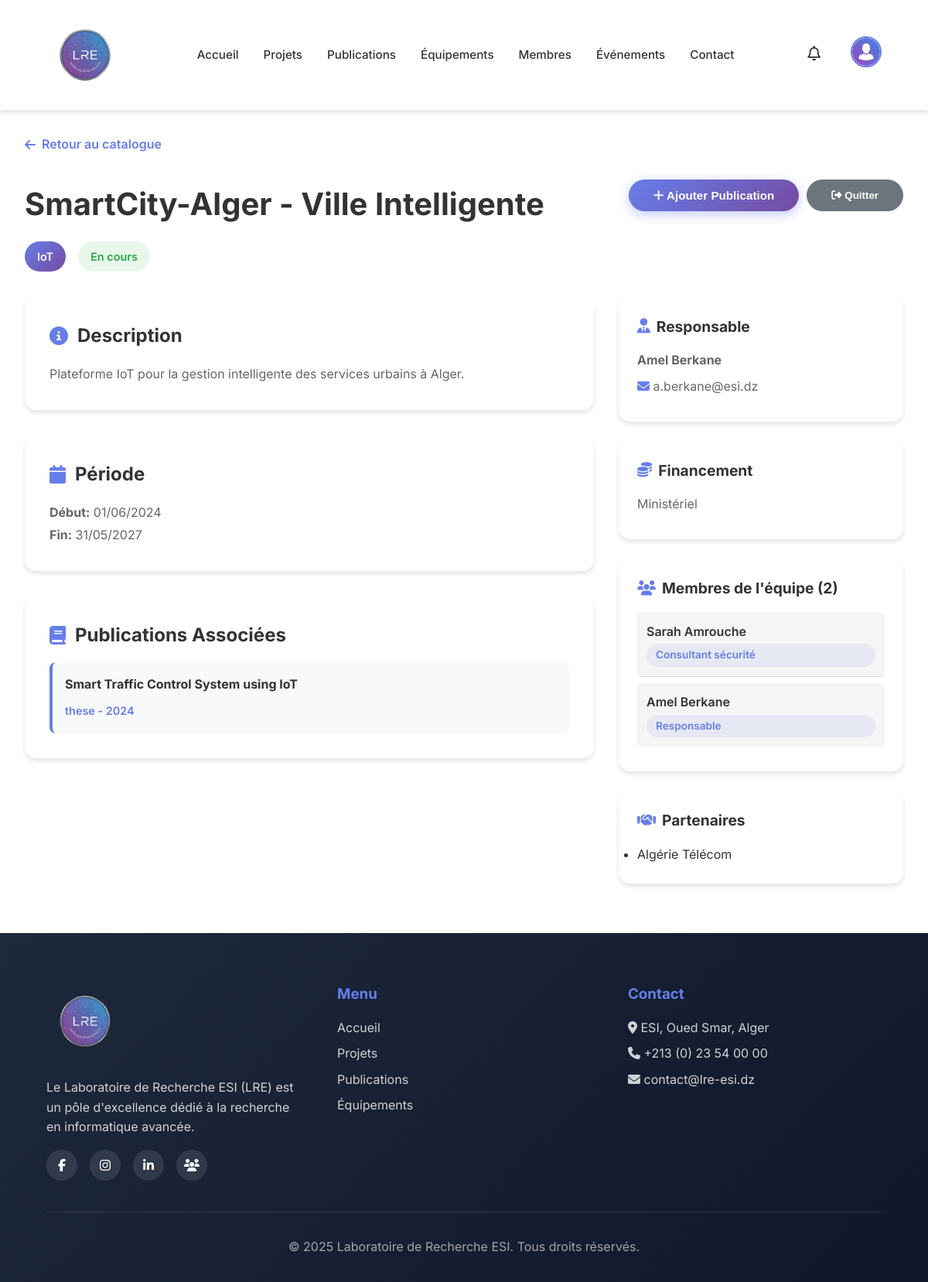
The app's page /index.php?router=projet-details&id=6 (signed in) with its own data.
### tables this page shows
CREATE TABLE projects (
    id_project INT AUTO_INCREMENT PRIMARY KEY,
    titre VARCHAR(200) NOT NULL,
    description TEXT,
    responsable_id INT,
    thematique VARCHAR(100),
    type_financement VARCHAR(100),
    statut ENUM('en_cours', 'termine', 'soumis') DEFAULT 'en_cours',
    date_debut DATE,
    date_fin DATE,
    lien_externe VARCHAR(255),
    FOREIGN KEY (responsable_id) REFERENCES users(id_user) ON DELETE SET NULL
);

CREATE TABLE publications (
    id_pub INT AUTO_INCREMENT PRIMARY KEY,
    titre VARCHAR(300) NOT NULL,
    resume TEXT,
    type ENUM('article', 'conference', 'these', 'memoire', 'rapport', 'cours', 'livre') NOT NULL,
    date_publication DATE NOT NULL,
    conference VARCHAR(200),
    doi VARCHAR(100),
    fichier_pdf VARCHAR(255),
    project_id INT,
    team_id INT,
    statut ENUM('valide', 'en_attente', 'refuse', 'rejete') DEFAULT 'valide',
    FOREIGN KEY (project_id) REFERENCES projects(id_project) ON DELETE SET NULL,
    FOREIGN KEY (team_id) REFERENCES teams(id_team) ON DELETE SET NULL
);

CREATE TABLE users (
    id_user INT AUTO_INCREMENT PRIMARY KEY,
    username VARCHAR(50) NOT NULL UNIQUE,
    password VARCHAR(255) NOT NULL,
    nom VARCHAR(100) NOT NULL,
    prenom VARCHAR(100) NOT NULL,
    email VARCHAR(150) NOT NULL UNIQUE,
    photo VARCHAR(255) DEFAULT 'View/assets/default_avatar.png',
    grade VARCHAR(100),
    poste VARCHAR(100),
    biographie TEXT,
    specialite VARCHAR(100),
    domaine_recherche VARCHAR(255),
    role ENUM('admin','enseignant-chercheur','doctorant','etudiant','invite') DEFAULT 'enseignant-chercheur',
    date_creation TIMESTAMP DEFAULT CURRENT_TIMESTAMP
);

CREATE TABLE project_members (
    project_id INT NOT NULL,
    user_id INT NOT NULL,
    role_projet VARCHAR(100),
    PRIMARY KEY (project_id, user_id),
    FOREIGN KEY (project_id) REFERENCES projects(id_project) ON DELETE CASCADE,
    FOREIGN KEY (user_id) REFERENCES users(id_user) ON DELETE CASCADE
);

CREATE TABLE partners (
    id_partner INT AUTO_INCREMENT PRIMARY KEY,
    nom VARCHAR(150) NOT NULL,
    type ENUM('universite', 'entreprise', 'organisme') NOT NULL,
    logo VARCHAR(255),
    site_web VARCHAR(255)
);

### Controller/projectController.php (called while the page is built, shortened)
<?php
require_once("View/projectsView.php");
require_once("Model/projectModel.php");
class projectController {
    public function afficherDetails($id) {
        $model = new projectModel();
        $project = $model->getProjectById($id);
        $members = $model->getProjectMembers($id);
        $publications = $model->getProjectPublications($id);
        $partners = $model->getProjectPartners($id);
        $userId = $_SESSION['admin']['id_user'] ?? $_SESSION['user']['id_user'] ?? null;
        $isLoggedIn = !empty($userId);
        $isMember = $isLoggedIn && $model->isProjectMember($id, $userId);
        $isResponsable = $isLoggedIn && $model->isResponsable($id, $userId);
        $view = new projectsView();
        $view->afficherDetails($project, $members, $publications, $partners, $isLoggedIn, $isMember, $isResponsable);
    }
}
?>

### Model/projectModel.php (called while the page is built, shortened)
<?php
class projectModel {
    private $db;
    public function __construct() {
        $this->db = new dataBaseModel();
    }
    public function getProjectById($id) {
        $conn = $this->db->connexion();
        $query = "SELECT p.*, u.nom AS responsable_nom, u.prenom AS responsable_prenom, u.email AS responsable_email
                  FROM projects p
                  LEFT JOIN users u ON p.responsable_id = u.id_user
                  WHERE p.id_project = ?";
        $stmt = $conn->prepare($query);
        $stmt->bind_param("i", $id);
        $stmt->execute();
        $result = $stmt->get_result();
        $project = $result->fetch_assoc();
        $this->db->deconnexion($conn);
        return $project;
    }
    public function getProjectMembers($projectId) {
        $conn = $this->db->connexion();
        $query = "SELECT u.*, pm.role_projet FROM users u
                  JOIN project_members pm ON u.id_user = pm.user_id
                  WHERE pm.project_id = ?";
        $stmt = $conn->prepare($query);
        $stmt->bind_param("i", $projectId);
        $stmt->execute();
        $result = $stmt->get_result();
        $members = [];
        while ($row = $result->fetch_assoc()) {
            $members[] = $row;
        }
        $this->db->deconnexion($conn);
        return $members;
    }
    public function getProjectPublications($projectId) {
        $conn = $this->db->connexion();
        $query = "SELECT * FROM publications WHERE project_id = ? AND statut = 'valide' ORDER BY date_publication DESC";
        $stmt = $conn->prepare($query);
        $stmt->bind_param("i", $projectId);
        $stmt->execute();
        $result = $stmt->get_result();
        $publications = [];
        while ($row = $result->fetch_assoc()) {
            $publications[] = $row;
        }
        $this->db->deconnexion($conn);
        return $publications;
    }
    public function getProjectPartners($projectId) {
        $conn = $this->db->connexion();
        $query = "SELECT partners.* FROM partners
                  JOIN project_partners pp ON partners.id_partner = pp.partner_id
                  WHERE pp.project_id = ?";
        $stmt = $conn->prepare($query);
        $stmt->bind_param("i", $projectId);
        $stmt->execute();
        $result = $stmt->get_result();
        $partners = [];
        while ($row = $result->fetch_assoc()) {
            $partners[] = $row;
        }
        $this->db->deconnexion($conn);
        return $partners;
    }
    public function isResponsable($projectId, $userId) {
        $conn = $this->db->connexion();
        $query = "SELECT responsable_id FROM projects WHERE id_project = ?";
        $stmt = $conn->prepare($query);
        $stmt->bind_param("i", $projectId);
        $stmt->execute();
        $result = $stmt->get_result();
        $project = $result->fetch_assoc();
        $this->db->deconnexion($conn);
        return $project && $project['responsable_id'] == $userId;
    }
    public function isProjectMember($projectId, $userId) {
        $conn = $this->db->connexion();
        $query = "SELECT COUNT(*) as count FROM project_members WHERE project_id = ? AND user_id = ?";
        $stmt = $conn->prepare($query);
        $stmt->bind_param("ii", $projectId, $userId);
        $stmt->execute();
        $result = $stmt->get_result();
        $row = $result->fetch_assoc();
        $this->db->deconnexion($conn);
        return $row['count'] > 0;
    }
}
?>

### View/projectsView.php (the view, shortened to what this page needs)
<?php
class projectsView {
    public function entetePage() {
        ?>
        <head>
            <link rel="stylesheet" href="View/css/commonStyles.css">
            <link rel="stylesheet" href="View/css/projectsStyle.css">
            <link rel="stylesheet" href="https://cdnjs.cloudflare.com/ajax/libs/font-awesome/6.7.2/css/all.min.css" />
        </head>
        <?php
    }
        ?>
        <?php
    public function afficherDetails($project, $members, $publications, $partners, $isLoggedIn = false, $isMember = false, $isResponsable = false) {
        ?>
        <!DOCTYPE html>
        <html lang="fr">
            <?php $this->entetePage(); ?>
            <body>
                <div class="project-detail-container">
                    <a href="index.php?router=projets" class="back-link">
                        <i class="fa-solid fa-arrow-left"></i> Retour au catalogue
                    </a>
                    <div class="project-detail-header">
                        <div class="header-top">
                            <div>
                                <h1><?= htmlspecialchars($project['titre']) ?></h1>
                                <div class="project-badges">
                                    <span class="badge theme-badge"><?= $project['thematique'] ?></span>
                                    <span class="badge status-<?= $project['statut'] ?>">
                                        <?= ucfirst(str_replace('_', ' ', $project['statut'])) ?>
                                    </span>
                                </div>
                            </div>
                            <div class="header-actions">
                                <?php if ($isLoggedIn && $isMember): ?>
                                    <button class="btn-primary" onclick="openPublicationModal()">
                                        <i class="fa-solid fa-plus"></i> Ajouter Publication
                                    </button>
                                <?php endif; ?>
                                <?php if ($isLoggedIn && $isMember && !$isResponsable): ?>
                                    <button class="btn-secondary" onclick="quitProjectConfirm()">
                                        <i class="fa-solid fa-right-from-bracket"></i> Quitter
                                    </button>
                                <?php endif; ?>
                            </div>
                        </div>
                    </div>
                    <div class="project-detail-grid">
                        <div class="project-main">
                            <section class="detail-section">
                                <h2><i class="fa-solid fa-info-circle"></i> Description</h2>
                                <p><?= nl2br(htmlspecialchars($project['description'])) ?></p>
                            </section>
                            <section class="detail-section">
                                <h2><i class="fa-solid fa-calendar"></i> Période</h2>
                                <p>
                                    <strong>Début:</strong> <?= date('d/m/Y', strtotime($project['date_debut'])) ?><br>
                                    <?php if ($project['date_fin']): ?>
                                        <strong>Fin:</strong> <?= date('d/m/Y', strtotime($project['date_fin'])) ?>
                                    <?php endif; ?>
                                </p>
                            </section>
                            <?php if (!empty($publications)): ?>
                                <section class="detail-section">
                                    <h2><i class="fa-solid fa-book"></i> Publications Associées</h2>
                                    <div class="publications-list">
                                        <?php foreach ($publications as $pub): ?>
                                            <div class="pub-item">
                                                <h4><?= htmlspecialchars($pub['titre']) ?></h4>
                                                <p><?= $pub['type'] ?> - <?= date('Y', strtotime($pub['date_publication'])) ?></p>
                                            </div>
                                        <?php endforeach; ?>
                                    </div>
                                </section>
                            <?php endif; ?>
                        </div>
                        <div class="project-sidebar">
                            <div class="sidebar-card">
                                <h3><i class="fa-solid fa-user-tie"></i> Responsable</h3>
                                <p><strong><?= htmlspecialchars($project['responsable_prenom'] . ' ' . $project['responsable_nom']) ?></strong></p>
                                <p><i class="fa-solid fa-envelope"></i> <?= htmlspecialchars($project['responsable_email']) ?></p>
                            </div>
                            <div class="sidebar-card">
                                <h3><i class="fa-solid fa-coins"></i> Financement</h3>
                                <p><?= htmlspecialchars($project['type_financement']) ?></p>
                            </div>
                            <?php if (!empty($members)): ?>
                                <div class="sidebar-card">
                                    <div class="members-header">
                                        <h3><i class="fa-solid fa-users"></i> Membres de l'équipe (<?= count($members) ?>)</h3>
                                    </div>
                                    <ul class="members-list">
                                        <?php foreach ($members as $member): ?>
                                            <li class="member-item">
                                                <div class="member-info">
                                                    <span class="member-name"><?= htmlspecialchars($member['prenom'] . ' ' . $member['nom']) ?></span>
                                                    <span class="role-tag"><?= htmlspecialchars($member['role_projet']) ?></span>
                                                </div>
                                            </li>
                                        <?php endforeach; ?>
                                    </ul>
                                </div>
                            <?php endif; ?>
                            <?php if (!empty($partners)): ?>
                                <div class="sidebar-card">
                                    <h3><i class="fa-solid fa-handshake"></i> Partenaires</h3>
                                    <ul>
                                        <?php foreach ($partners as $partner): ?>
                                            <li><?= htmlspecialchars($partner['nom']) ?></li>
                                        <?php endforeach; ?>
                                    </ul>
                                </div>
                            <?php endif; ?>
                        </div>
                    </div>
                </div>
            </body>
        </html>
        <?php
    }
}
?>

### records on screen
projects: titre "SmartCity-Alger - Ville Intelligente", thematique "IoT", statut "En cours", description "Plateforme IoT pour la gestion intelligente des services urbains à Alger.", date_debut "01/06/2024", date_fin "31/05/2027", responsable.nom "Amel Berkane", responsable.email "a.berkane@esi.dz", type_financement "Ministériel"
publications: titre "Smart Traffic Control System using IoT", type "these", date_publication "2024"
project_members: user.nom "Sarah Amrouche", role_projet "Consultant sécurité"
project_members: user.nom "Amel Berkane", role_projet "Responsable"
partners: nom "Algérie Télécom"

### other values on screen
count($members) "2"
